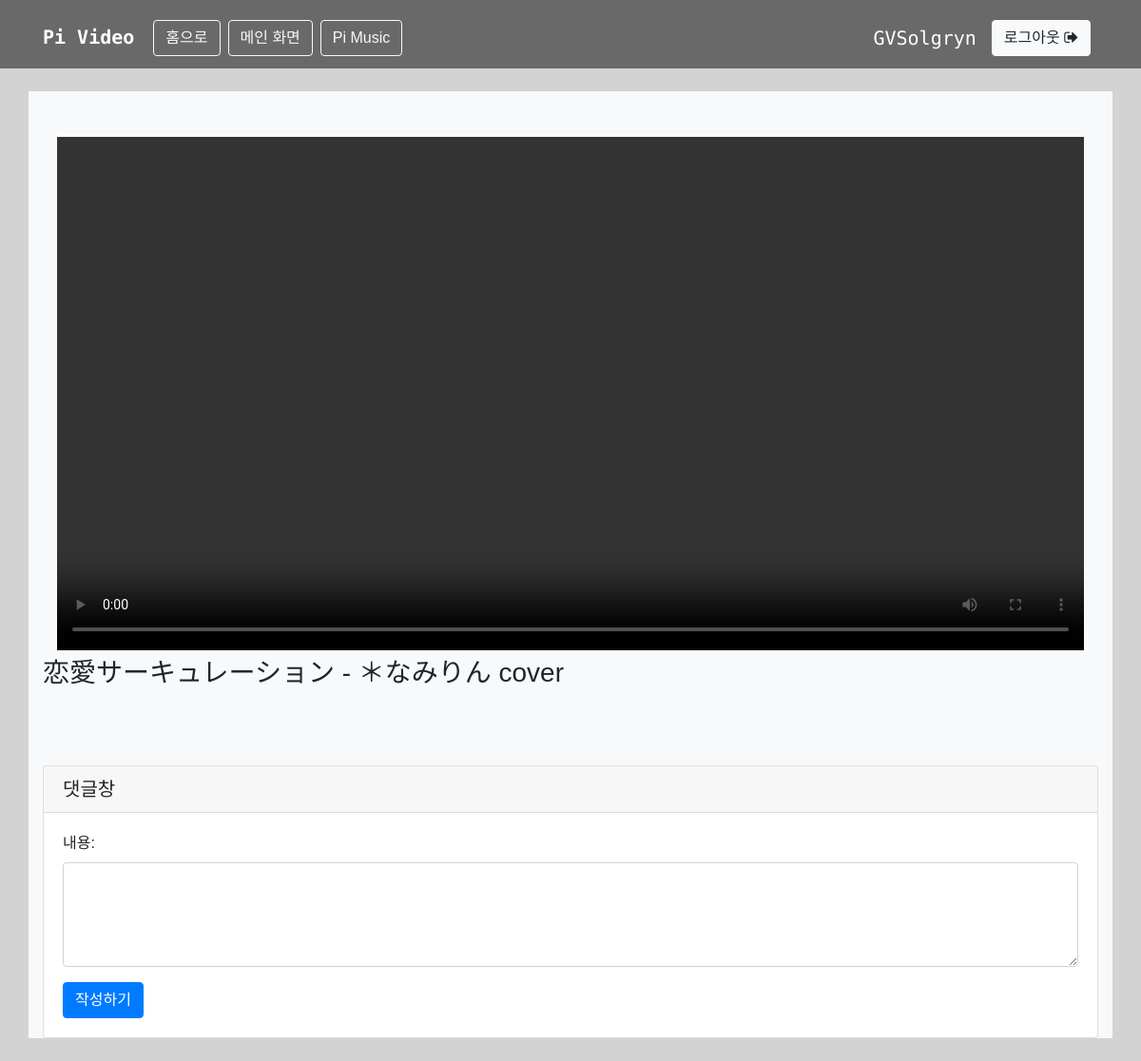
Page /video/6/ (signed in) on the earlier database version.
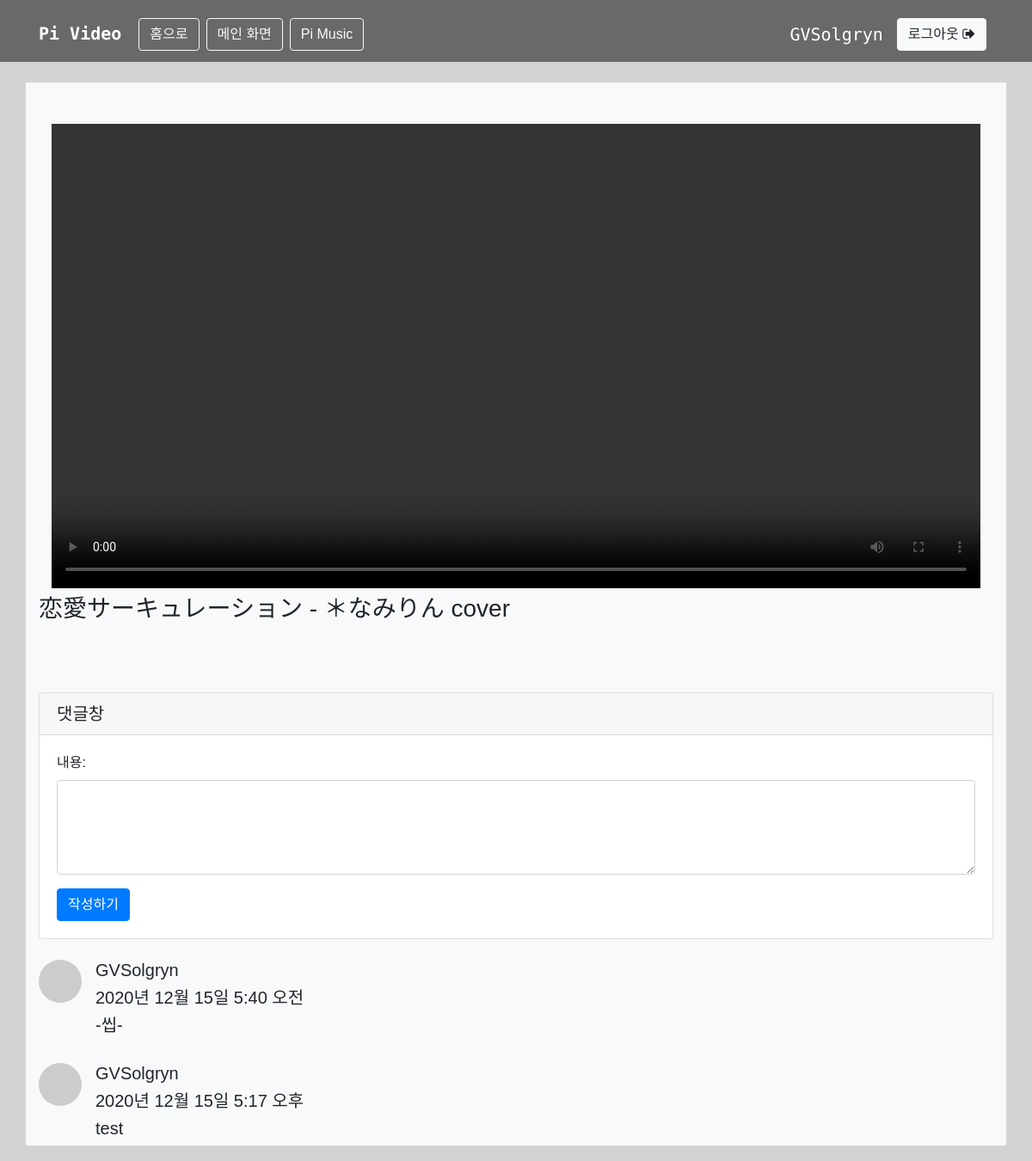
Same page on the later database version.
### videoapp/models.py (models this page shows)
class Comment(models.Model):
    video = models.ForeignKey(Video, on_delete=models.CASCADE, null=True)
    comment_date = models.DateTimeField(auto_now_add=True)
    comment_user = models.ForeignKey(User, editable=False, on_delete=models.CASCADE)
    comment_textfield = models.TextField()

### videoapp/views.py (the view)
# urls.py: path('<int:video_id>/', views.v_detail, name='v_detail'),
@login_required(login_url='v_login')
def v_detail(request, video_id):
    v_details = get_object_or_404(Video, pk=video_id)
    comments = Comment.objects.filter(video_id=video_id)
    if request.method == 'POST':
        comment_form = VideoCommentForm(request.POST)
        if comment_form.is_valid():
            comment = comment_form.save(commit=False)
            comment.comment_user = request.user
            comment.video = v_details
            comment.save()
            return redirect('v_detail', video_id)
        else:
            return redirect('v_detail', video_id)
    else:
        comment_form = VideoCommentForm()
    video = Video.objects.filter(id=video_id).first()
    context = {
        'video': video,
        'comments': comments,
        'v_details': v_details,
        'comments': comments,
        'comment_form': comment_form,
    }
    return render(request, "videoapp/v_detail.html", context)

### videoapp/forms.py
class VideoCommentForm(forms.ModelForm):
    class Meta:
        model = Comment
        fields = ['comment_textfield']
        widgets = {
            'comment_user': forms.Textarea(attrs={'class': 'form-control', 'rows': 1, 'cols': 20}),
            'comment_textfield': forms.Textarea(attrs={'class': 'form-control', 'rows': 4, 'cols': 40}),
        }
        labels = {
            'comment_user': '닉네임',
            'comment_textfield': '내용',
        }

### templates/videoapp/v_detail.html (shortened to what this page needs)
{% extends 'videoapp/v_base.html' %}
{% block body %}
<div class="container bg-light">
    <br>
    <br>
    <video class="container" controls autoplay>
            <source src="{{video.video_file.url}}">
        </video>
    <h3>{{video.name}}</h3>
    <br>
    <br>
    <div class="card my-4">
        <h5 class="card-header">댓글창</h5>
        <div class="card-body">
            <form method="POST">
                <div class="form-group">{{ comment_form }}</div>
                <button type="submit" class="btn btn-primary">작성하기</button>
            </form>
        </div>
    </div>
    {% for comment in comments %}
    <div class="media mb-4">
        <img class="d-flex mr-3 rounded-circle" src="http://placehold.it/50x50" alt="">
        <div class="media-body">
            <h5 class="mt-0">{{ comment.comment_user }}</h5>
            <h5 class="mt-0">{{ comment.comment_date }}</h5>
            <h5 class="mt-0">{{ comment.comment_textfield }}</h5>
        </div>
    </div>
    {% endfor %}
</div>
{% endblock body %}

Differences in the rows shown:
added Comment: comment_user "GVSolgryn", comment_date "2020년 12월 15일 5:40 오전", comment_textfield "-씹-"
added Comment: comment_user "GVSolgryn", comment_date "2020년 12월 15일 5:17 오후", comment_textfield "test"
